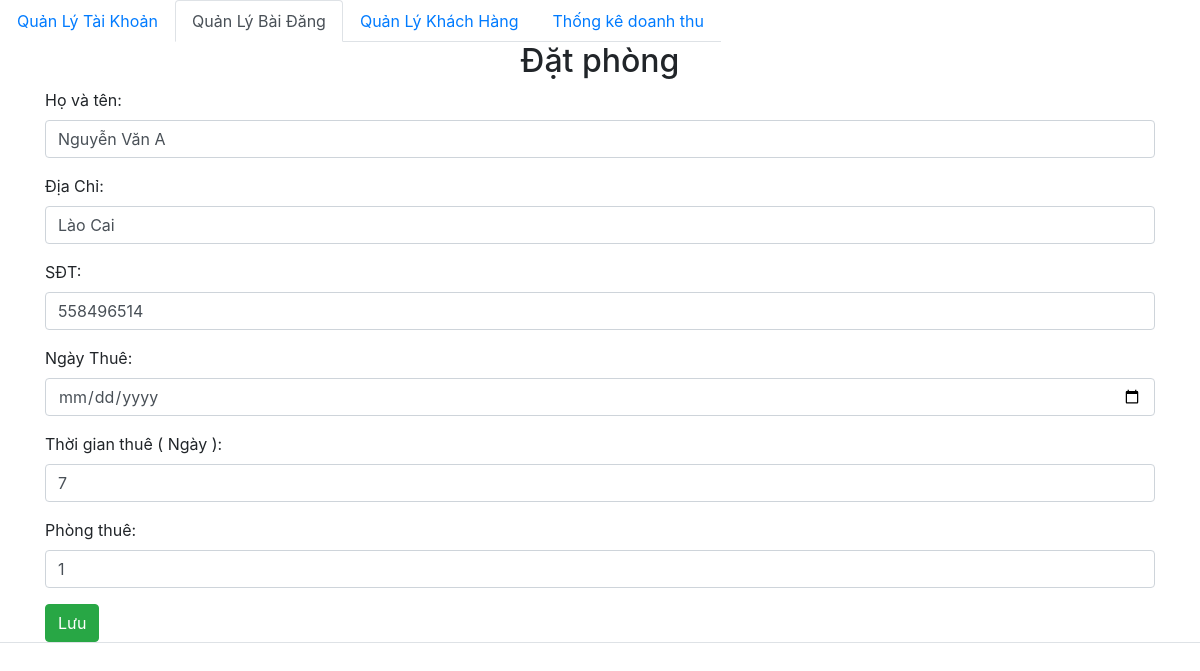
Page /admin/Post/add.php?id=1 (signed in) on the earlier database version.
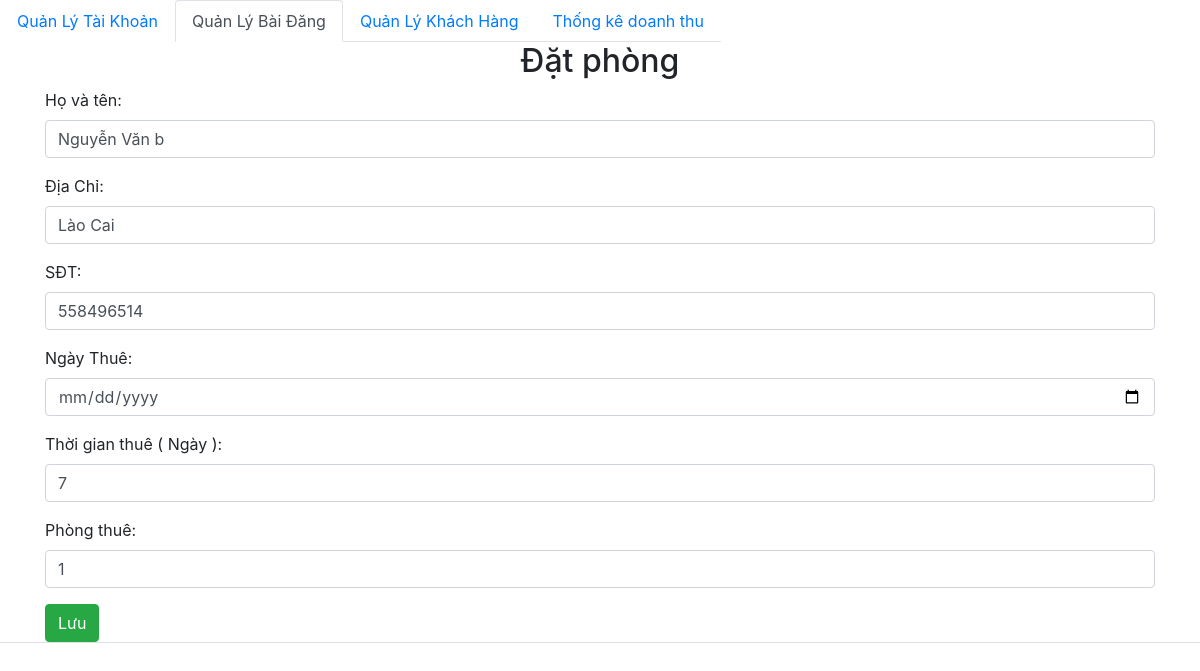
Same page on the later database version.
### tables this page shows
CREATE TABLE IF NOT EXISTS `khach` (
  `id` int NOT NULL AUTO_INCREMENT,
  `hoten` varchar(200) DEFAULT NULL,
  `diachi` varchar(500) DEFAULT NULL,
  `sdt` int DEFAULT NULL,
  `date` timestamp NULL DEFAULT NULL,
  `time` int DEFAULT NULL,
  `room` int NOT NULL,
  PRIMARY KEY (`id`)
);

### db/dbhelper.php (called while the page is built, shortened)
<?php
function executeSingleResult($sql) {
	$con = mysqli_connect(HOST, USERNAME, PASSWORD, DATABASE);
	$result = mysqli_query($con, $sql);
	$row    = mysqli_fetch_array($result, 1);
	return $row;
}

### admin/Post/add.php (the view, shortened to what this page needs)
<?php
require_once ('../../db/dbhelper.php');
$id = $hoten  = $diachi = $sdt=$date=$time=$room=  '';
if (isset($_GET['id'])) {
	$id       = $_GET['id'];
	$sql      = 'select * from khach where id = '.$id;
	$khach = executeSingleResult($sql);
	if ($khach != null) {
		$hoten= $khach['hoten'];
		$diachi=$khach['diachi'];
		$sdt=$khach['sdt'];
		$date=$khach['date'];
		$time=$khach['time'];
		$room=$khach['room'];
	}
}
?>
<!DOCTYPE html>
<html>
<head>
	<link rel="stylesheet" href="https://maxcdn.bootstrapcdn.com/bootstrap/4.4.1/css/bootstrap.min.css">
</head>
<body>
	<ul class="nav nav-tabs">
	  <li class="nav-item">
	    <a class="nav-link" href="index.php">Quản Lý Tài Khoản</a>
	  </li>
	  <li class="nav-item">
	    <a class="nav-link active" href="../Post/">Quản Lý Bài Đăng</a>
	  </li>
	  <ul class="nav nav-tabs">
	  <li class="nav-item">
	    <a class="nav-link" href="index.php">Quản Lý Khách Hàng</a>
	  </li>
	  <li class="nav-item">
	    <a class="nav-link " href="../../test.php">Thống kê doanh thu</a>
	  </li>
	</ul>
	<div class="container">
		<div class="panel panel-primary">
			<div class="panel-heading">
				<h2 class="text-center">Đặt phòng</h2>
			</div>
			<div class="panel-body">
				<form method="post">
					<div class="form-group">
					  <label for="hoten">Họ và tên:</label>
					  <input required="true" type="text" class="form-control" id="hoten" name="hoten"
					  value="<?=$hoten?>" >
					</div>
					<div class="form-group">
					  <label for="diachi">Địa Chỉ:</label>
					  <input required="true" type="text" class="form-control" id="diachi" name="diachi" value="<?=$diachi?>" >
					</div>
					<div class="form-group">
					  <label for="sdt">SĐT:</label>
					  <input required="true" type="text" class="form-control" id="sdt" name="sdt" value="<?=$sdt?>" >
					</div>
					<div class="form-group">
					  <label for="date">Ngày Thuê:</label>
					  <input required="true" type="date" class="form-control" id="date" name="date" value="<?=$date?>" >
					</div>
					<div class="form-group">
					  <label for="time">Thời gian thuê ( Ngày ):</label>
					  <input required="true" type="text" class="form-control" id="time" name="time" value="<?=$time?>" >
					</div>
					<div class="form-group">
					  <label for="room">Phòng thuê:</label>
					  <input required="true" type="text" class="form-control" id="room" name="room" value="<?=$room?>" >
					</div>
					<button class="btn btn-success">Lưu</button>
				</form>
			</div>
		</div>
	</div>
</body>
</html>

Differences in the rows shown:
changed khach "Lào Cai": hoten "Nguyễn Văn A" → "Nguyễn Văn b"
